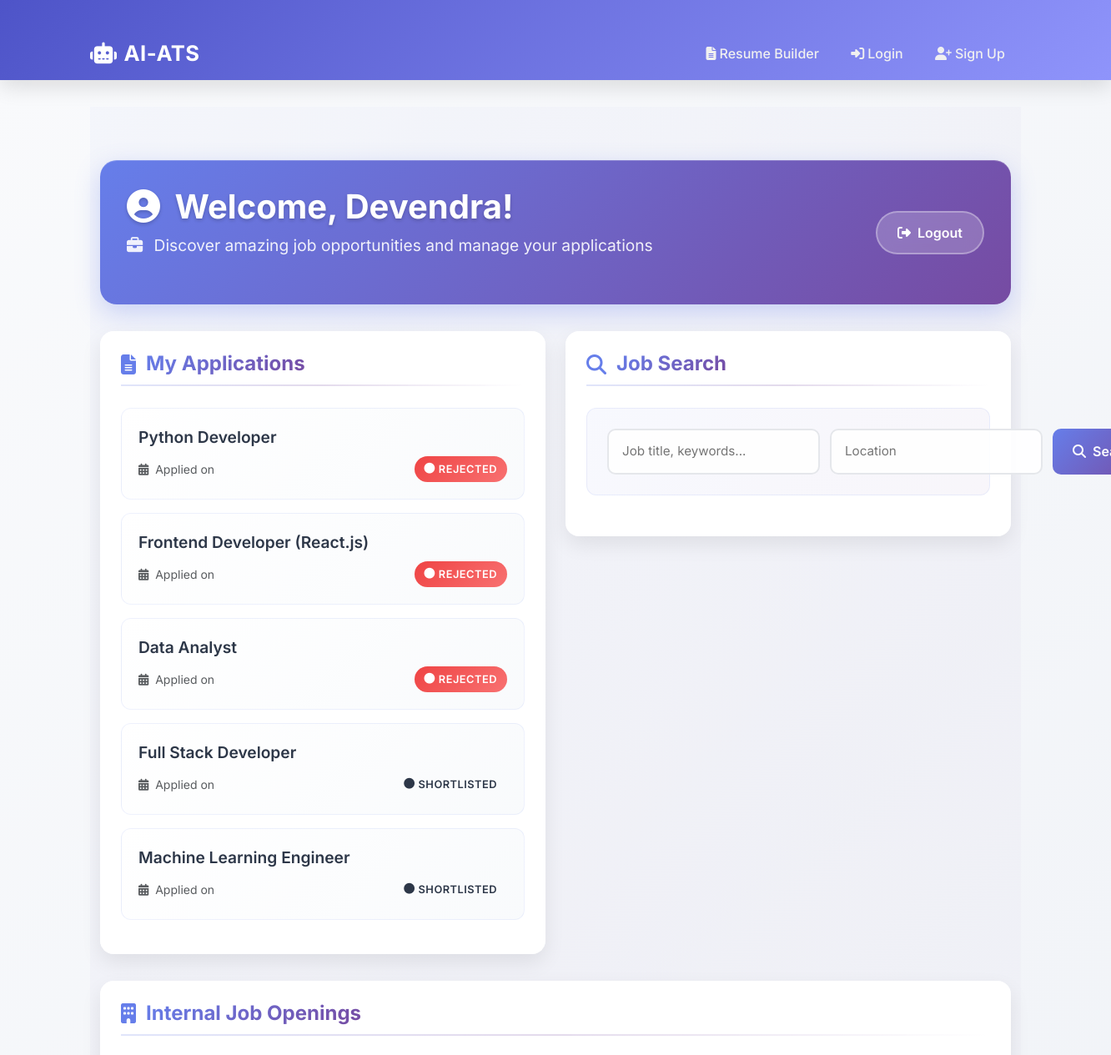
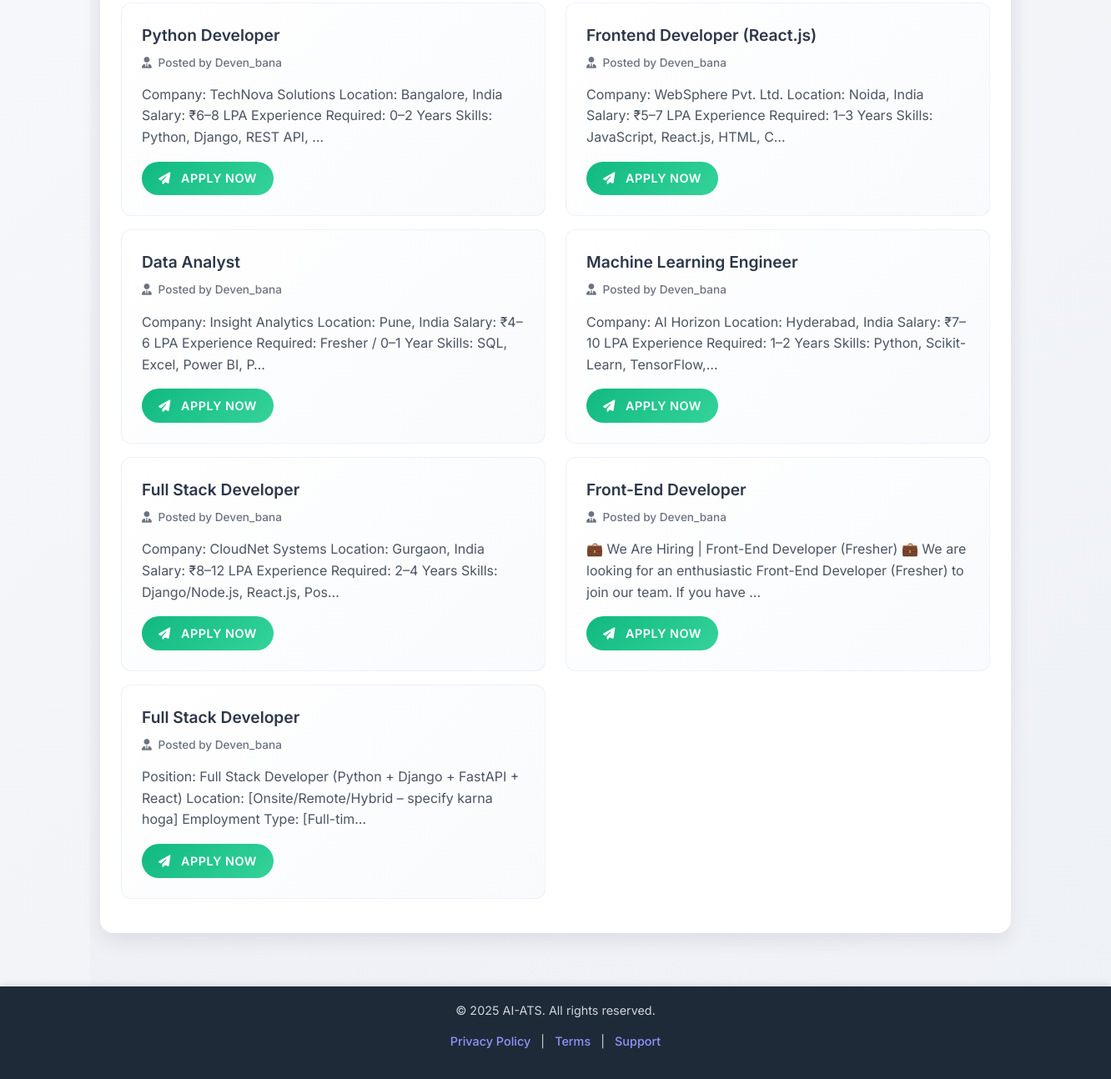
Page /dashboard/candidate/ (signed in) on the committed database (2 pictures, top to bottom).
### core/models.py (models this page shows, shortened)
class CustomUser(AbstractUser):
    is_candidate = models.BooleanField(default=False)
    is_recruiter = models.BooleanField(default=False)

class Application(models.Model):
    candidate = models.ForeignKey(
        'CustomUser',
        on_delete=models.CASCADE,
        limit_choices_to={'is_candidate': True}
    )
    job = models.ForeignKey(Job, on_delete=models.CASCADE)
    resume = models.FileField(upload_to='resumes/')
    STATUS_CHOICES = (
        ('Applied', 'Applied'),
        ('Screening', 'Screening'),
        ('Shortlisted', 'Shortlisted'),
        ('Rejected', 'Rejected'),
    )
    status = models.CharField(max_length=20, choices=STATUS_CHOICES, default='Applied')
    ranking_score = models.FloatField(default=0.0) # AI/ML se aane wala score

class Job(models.Model):
    title = models.CharField(max_length=200)
    description = models.TextField()
    recruiter = models.ForeignKey(
        'CustomUser',
        on_delete=models.CASCADE,
        limit_choices_to={'is_recruiter': True}
    )
    is_internal = models.BooleanField(default=True)
    external_url = models.URLField(blank=True, null=True)
    job_field = models.ForeignKey(JobField, on_delete=models.SET_NULL, null=True)

### core/views.py (the view, shortened to what this page needs)
# urls.py: path('dashboard/candidate/', views.candidate_dashboard, name='candidate_dashboard'),
@login_required
def candidate_dashboard(request):
    if not request.user.is_candidate:
        return redirect('dashboard')
    query = request.GET.get('query', '')
    location = request.GET.get('location', '')
    internal_jobs = Job.objects.filter(is_internal=True)
    external_jobs = []
    my_applications = Application.objects.filter(candidate=request.user)
    context = {
        'internal_jobs': internal_jobs,
        'external_jobs': external_jobs,
        'my_applications': my_applications,
        'query': query,
        'location': location,
    }
    return render(request, 'core/candidate_dashboard.html', context)

### core/templates/core/candidate_dashboard.html (shortened to what this page needs)
{% extends 'core/base.html' %}
{% block content %}
<div class="dashboard-container">
    <div class="container">
        <div class="welcome-header">
            <div class="row align-items-center">
                <div class="col-md-8">
                    <h1 class="welcome-title">
                        <i class="fas fa-user-circle me-2"></i>
                        Welcome, {{ request.user.username|capfirst }}!
                    </h1>
                    <p class="welcome-subtitle">
                        <i class="fas fa-briefcase me-2"></i>
                        Discover amazing job opportunities and manage your applications
                    </p>
                </div>
                <div class="col-md-4 text-md-end">
                    <form action="{% url 'logout' %}" method="post" class="d-inline">
                        <button type="submit" class="logout-btn">
                            <i class="fas fa-sign-out-alt me-2"></i>Logout
                        </button>
                    </form>
                </div>
            </div>
        </div>
        <div class="row">
            <div class="col-lg-6 col-md-12">
                <div class="dashboard-section">
                    <div class="section-header">
                        <i class="fas fa-file-alt section-icon"></i>
                        <h3 class="section-title">My Applications</h3>
                    </div>
                    {% if my_applications %}
                        {% for application in my_applications %}
                        <div class="application-card">
                            <div class="job-title">{{ application.job.title }}</div>
                            <div class="d-flex justify-content-between align-items-center">
                                <small class="text-muted">
                                    <i class="fas fa-calendar-alt me-1"></i>
                                    Applied on {{ application.created_at|date:"M d, Y" }}
                                </small>
                                <span class="status-badge status-{{ application.status|lower }}">
                                    <i class="fas fa-circle me-1"></i>
                                    {{ application.status }}
                                </span>
                            </div>
                        </div>
                        {% endfor %}
                    {% endif %}
                </div>
            </div>
            <div class="col-lg-6 col-md-12">
                <div class="dashboard-section">
                    <div class="section-header">
                        <i class="fas fa-search section-icon"></i>
                        <h3 class="section-title">Job Search</h3>
                    </div>
                    <div class="search-form">
                        <form method="get" action="{% url 'candidate_dashboard' %}">
                            <div class="search-input-group">
                                <input type="text"
                                       name="query"
                                       class="search-input"
                                       placeholder="Job title, keywords..."
                                       value="{{ query }}">
                                <input type="text"
                                       name="location"
                                       class="search-input"
                                       placeholder="Location"
                                       value="{{ location }}">
                                <button type="submit" class="search-btn">
                                    <i class="fas fa-search me-2"></i>Search
                                </button>
                            </div>
                        </form>
                    </div>
                </div>
            </div>
        </div>
        <div class="row">
            <div class="col-12">
                <div class="dashboard-section">
                    <div class="section-header">
                        <i class="fas fa-building section-icon"></i>
                        <h3 class="section-title">Internal Job Openings</h3>
                    </div>
                    {% if internal_jobs %}
                        <div class="row">
                            {% for job in internal_jobs %}
                            <div class="col-lg-6 col-md-12">
                                <div class="job-card">
                                    <div class="job-header">
                                        <div>
                                            <div class="job-title">{{ job.title }}</div>
                                            <div class="job-meta">
                                                <i class="fas fa-user-tie me-1"></i>
                                                Posted by {{ job.recruiter.username|capfirst }}
                                            </div>
                                        </div>
                                    </div>
                                    <p class="job-description">
                                        {{ job.description|truncatechars:150 }}
                                    </p>
                                    <a href="{% url 'apply_for_job' job.id %}"
                                       class="apply-btn">
                                        <i class="fas fa-paper-plane me-2"></i>
                                        Apply Now
                                    </a>
                                </div>
                            </div>
                            {% endfor %}
                        </div>
                    {% endif %}
                </div>
            </div>
        </div>
    </div>
</div>
{% endblock %}

### core/templates/core/base.html (shortened to what this page needs)
<!doctype html>
<html lang="en">
  <head>
    <link href="https://cdn.jsdelivr.net/npm/bootstrap@5.3.3/dist/css/bootstrap.min.css" rel="stylesheet">
    <link href="https://cdnjs.cloudflare.com/ajax/libs/font-awesome/6.4.0/css/all.min.css" rel="stylesheet">
  </head>
  <body>
    <nav class="navbar navbar-expand-lg navbar-dark professional-nav">
        <div class="container">
            <a class="navbar-brand" href="{% url 'home' %}">
                <i class="fas fa-robot me-2"></i>AI-ATS
            </a>
            <div class="collapse navbar-collapse" id="navbarNav">
                <ul class="navbar-nav ms-auto">
                    <li class="nav-item"><a class="nav-link" href="{% url 'choose_template' %}"><i class="fas fa-file-alt me-1"></i>Resume Builder</a></li>
                    <li class="nav-item"><a class="nav-link" href="{% url 'login' %}"><i class="fas fa-sign-in-alt me-1"></i>Login</a></li>
                    <li class="nav-item"><a class="nav-link" href="{% url 'candidate_signup' %}"><i class="fas fa-user-plus me-1"></i>Sign Up</a></li>
                </ul>
            </div>
        </div>
    </nav>
    <div class="container fade-in">
        {% block content %}{% endblock %}
    </div>
    <footer>
        <p>&copy; 2025 AI-ATS. All rights reserved.</p>
        <p>
            <a href="#">Privacy Policy</a> |
            <a href="#">Terms</a> |
            <a href="#">Support</a>
        </p>
    </footer>
  </body>
</html>

### core/templates/core/base.html (style rules this page uses)
:root { --primary-gradient: linear-gradient(135deg, #4e54c8 0%, #8f94fb 100%); --shadow-lg: 0 8px 24px rgba(0,0,0,0.12); --transition: all 0.3s ease; --dark-navy: #1e2a38; --accent-blue: #4e54c8; --accent-purple: #8f94fb; }
body { font-family: 'Inter', sans-serif; background: linear-gradient(135deg, #f9fafc, #eef1f6); color: #2d3748; min-height: 100vh; display: flex; flex-direction: column; }
.professional-nav { background: var(--primary-gradient); box-shadow: var(--shadow-lg); transition: var(--transition); }
.navbar-brand { font-weight: 700; font-size: 1.6rem; color: #fff !important; letter-spacing: 0.5px; }
.nav-link { font-weight: 500; color: #f0f0f0 !important; margin: 0 0.7rem; position: relative; transition: var(--transition); }
.nav-link::after { content: ''; position: absolute; left: 50%; bottom: -6px; width: 0; height: 2px; background: #fff; transition: var(--transition); }
.container { flex: 1; margin-top: 2rem; }
footer { background: var(--dark-navy); color: #d1d5db; text-align: center; padding: 18px 10px; font-size: 0.9rem; box-shadow: 0 -2px 8px rgba(0,0,0,0.1); }
footer a { color: var(--accent-purple); font-weight: 500; text-decoration: none; margin: 0 8px; }
.fade-in { animation: fadeIn 0.6s ease-in-out; }

### rows in the picture
CustomUser: user.username "Devendra"
Application: job "Python Developer", status "REJECTED"
Application: job "Frontend Developer (React.js)", status "REJECTED"
Application: job "Data Analyst", status "REJECTED"
Application: job "Full Stack Developer", status "SHORTLISTED"
Application: job "Machine Learning Engineer", status "SHORTLISTED"
Job: title "Python Developer", recruiter.username "Deven_bana", description "Company: TechNova Solutions Location: Bangalore, India Salary: ₹6–8 LPA Experience Required: 0–2 Years Skills: Python, Django, REST API, …"
Job: title "Frontend Developer (React.js)", recruiter.username "Deven_bana", description "Company: WebSphere Pvt. Ltd. Location: Noida, India Salary: ₹5–7 LPA Experience Required: 1–3 Years Skills: JavaScript, React.js, HTML, C…"
Job: title "Data Analyst", recruiter.username "Deven_bana", description "Company: Insight Analytics Location: Pune, India Salary: ₹4–6 LPA Experience Required: Fresher / 0–1 Year Skills: SQL, Excel, Power BI, P…"
Job: title "Machine Learning Engineer", recruiter.username "Deven_bana", description "Company: AI Horizon Location: Hyderabad, India Salary: ₹7–10 LPA Experience Required: 1–2 Years Skills: Python, Scikit-Learn, TensorFlow,…"
Job: title "Full Stack Developer", recruiter.username "Deven_bana", description "Company: CloudNet Systems Location: Gurgaon, India Salary: ₹8–12 LPA Experience Required: 2–4 Years Skills: Django/Node.js, React.js, Pos…"
Job: title "Front-End Developer", recruiter.username "Deven_bana", description "💼 We Are Hiring | Front-End Developer (Fresher) 💼 We are looking for an enthusiastic Front-End Developer (Fresher) to join our team. If you have …"
Job: title "Full Stack Developer", recruiter.username "Deven_bana", description "Position: Full Stack Developer (Python + Django + FastAPI + React) Location: [Onsite/Remote/Hybrid – specify karna hoga] Employment Type: [Full-tim…"
